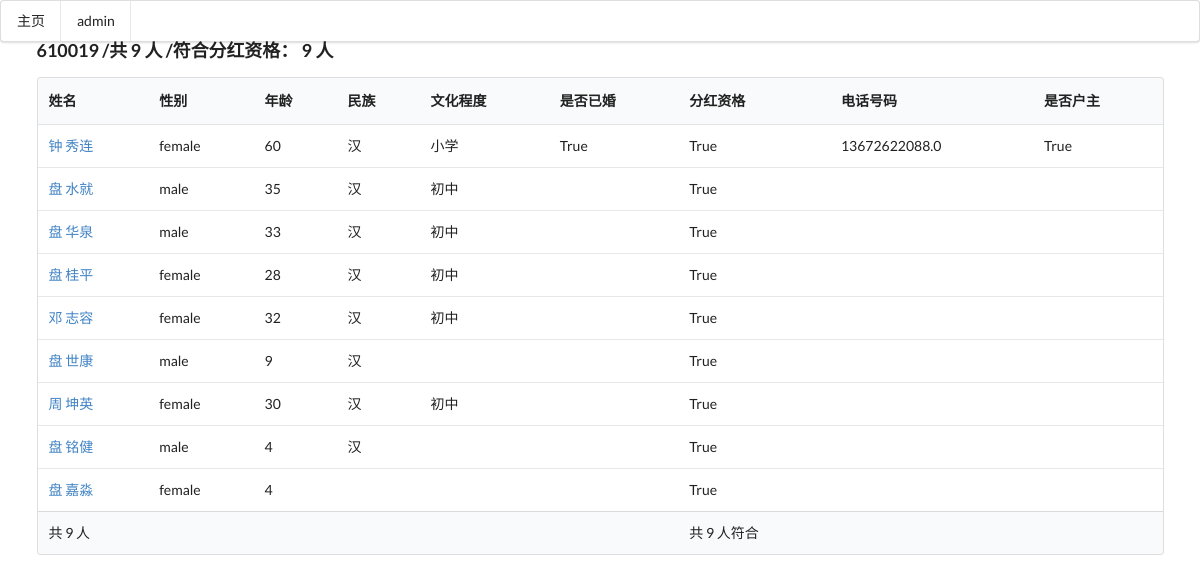
The app's page /account/610019/ with its own data.
### apps/account/models.py (models this page shows, shortened)
class Account(models.Model):
    name = models.CharField('户名号码', unique=True, db_index=True, max_length=12)
    created = models.DateTimeField('创建时间', auto_now_add=True)
    updated = models.DateTimeField('更新日期', auto_now=True)
    class Meta:
        verbose_name = '户口号码'
        verbose_name_plural = verbose_name
    def __str__(self):
        return "{0}:{1}".format(self.name, self.people.get(is_main=True))
    __repr__ = __str__
    def get_peolpe_count(self):
        return self.people.filter(is_del=False).count()
    def get_getmoney_count(self):
        return self.people.filter(is_getmoney=True).count()

class People(models.Model):
    SEX_CHOICES = (
        ('male', '男'),
        ('female', '女'),
    )
    first_name = models.CharField('姓氏', max_length=8)
    last_name = models.CharField('名字', max_length=12)
    sex = models.CharField('性别', choices=SEX_CHOICES, max_length=6)
    id_card_num = models.CharField('身份证号码', db_index=True, max_length=18, null=True, blank=True)
    is_main = models.BooleanField('是否为户主', default=False)
    account = models.ForeignKey('Account', related_name='people', null=True, blank=True, verbose_name='所属户口')
    birthday = models.DateField('出生日期', null=True, blank=True)
    is_marry = models.BooleanField('是否已婚', default=False)
    is_getmoney = models.BooleanField('分钱资格', default=False)
    joind = models.DateField('入户日期', null=True, blank=True)
    nationality = models.CharField('民族', null=True, blank=True, max_length=26)
    education = models.CharField('教育程度', null=True, blank=True, max_length=20)
    account_type = models.CharField('户口类型', null=True, blank=True, max_length=20)
    phone_num = models.CharField('电话号码', null=True, blank=True, max_length=11)
    created = models.DateTimeField('创建时间', auto_now_add=True)
    updated = models.DateTimeField('更新日期', auto_now=True)
    is_del = models.BooleanField('是否注销', default=False)
    objects = PeopleNoDelManager()
    all_people = models.Manager()
    class Meta:
        verbose_name = '村民信息'
        verbose_name_plural = verbose_name
    def __str__(self):
        return '{} {}'.format(self.first_name, self.last_name)
    __repr__ = __str__
    def get_age(self):
        today = date.today()
        try:
            birthday = self.birthday.replace(year=today.year)
        except ValueError:
            birthday = self.birthday.replace(year=today.year, day=self.birthday.day - 1)
        if birthday > today:
            return today.year - self.birthday.year - 1
        else:
            return today.year - self.birthday.year
    def get_absolute_url(self):
        return reverse("account:people", kwargs={'pk':self.id})

### apps/account/views.py (the view)
# urls.py: url(r'^(?P<name>\w+)/$', views.AccountDetailView.as_view(), name='detail'),
class AccountDetailView(DetailView):
    model = Account
    template_name = 'account/detail.html'
    context_object_name = 'account'
    slug_field = 'name' #重新设定slug的字段
    slug_url_kwarg = 'name' #定位到slug字段，可能他存入的是字典类型
    def get_context_data(self, **kwargs):
        context = super(AccountDetailView, self).get_context_data(**kwargs)
        context['people_list'] = self.object.people.filter(is_del=False)
        return context

### apps/account/models.py (called while the page is built)
    def get_queryset(self):
        return super(PeopleNoDelManager, self).get_queryset().filter(is_del=False)

### apps/account/templates/account/detail.html (shortened to what this page needs)
{% extends 'basic.html' %}
{% block conten %}
    <div class="ui container">
        <div class="segment">
            <div class="ui header">{{ account.name }}
                <span>/共 {{ account.get_peolpe_count }} 人</span>
                <span>/符合分红资格： {{ account.get_getmoney_count }} 人</span>
            </div>
            <table class="ui single line table">
                <thead>
                <tr>
                    <th>姓名</th>
                    <th>性别</th>
                    <th>年龄</th>
                    <th>民族</th>
                    <th>文化程度</th>
                    <th>是否已婚</th>
                    <th>分红资格</th>
                    <th>电话号码</th>
                    <th>是否户主</th>
                </tr>
                </thead>
                <tbody>
                {% for people in people_list %}
                    <tr>
                        <td><a href="{{ people.get_absolute_url }}">{{ people }}</a></td>
                        <td>{{ people.sex }}</td>
                        <td>{{ people.get_age }}</td>
                        <td>{{ people.nationality }}</td>
                        <td>{{ people.education }}</td>
                        <td>{{ people.is_main|default:"" }}</td>
                        <td>{{ people.is_getmoney|default:"" }}</td>
                        <td>{{ people.phone_num }}</td>
                        <td>{{ people.is_main|default:"" }}</td>
                    </tr>
                {% endfor %}
                <tfoot>
                <tr>
                    <th>共 {{ account.get_peolpe_count }} 人</th>
                    <th></th>
                    <th></th>
                    <th></th>
                    <th></th>
                    <th></th>
                    <th>共 {{ account.get_getmoney_count }} 人符合</th>
                    <th></th>
                    <th></th>
                </tr>
                </tfoot>
                </tbody>
            </table>
        </div>
    </div>
{% endblock %}

### records on screen
Account: name "610019", get_peolpe_count "9", get_getmoney_count "9"
People: first_name+last_name "钟 秀连", sex "female", get_age "60", nationality "汉", education "小学", is_main "True", is_getmoney "True", phone_num "13672622088.0"
People: first_name+last_name "盘 水就", sex "male", get_age "35", nationality "汉", education "初中", is_getmoney "True"
People: first_name+last_name "盘 华泉", sex "male", get_age "33", nationality "汉", education "初中", is_getmoney "True"
People: first_name+last_name "盘 桂平", sex "female", get_age "28", nationality "汉", education "初中", is_getmoney "True"
People: first_name+last_name "邓 志容", sex "female", get_age "32", nationality "汉", education "初中", is_getmoney "True"
People: first_name+last_name "盘 世康", sex "male", get_age "9", nationality "汉", is_getmoney "True"
People: first_name+last_name "周 坤英", sex "female", get_age "30", nationality "汉", education "初中", is_getmoney "True"
People: first_name+last_name "盘 铭健", sex "male", get_age "4", nationality "汉", is_getmoney "True"
People: first_name+last_name "盘 嘉淼", sex "female", get_age "4", is_getmoney "True"
